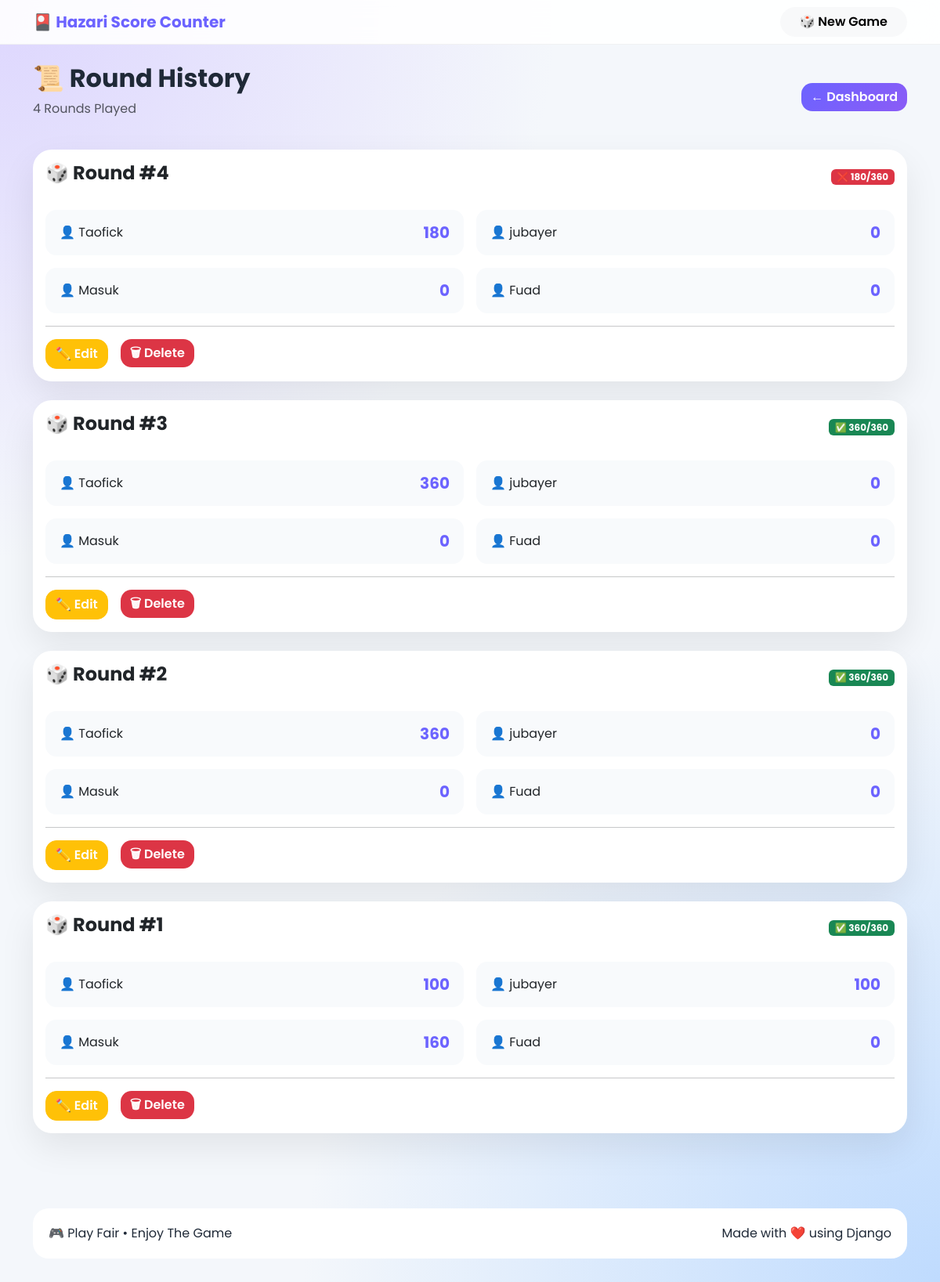
Page /game/2/history/ on the committed database.
### game/models.py (models this page shows, shortened)
class Round(models.Model):
    game = models.ForeignKey(
        Game,
        on_delete=models.CASCADE,
        related_name="rounds",
    )
    round_number = models.PositiveIntegerField()
    player1_score = models.PositiveIntegerField(
        validators=[MinValueValidator(0)]
    )
    player2_score = models.PositiveIntegerField(
        validators=[MinValueValidator(0)]
    )
    player3_score = models.PositiveIntegerField(
        validators=[MinValueValidator(0)]
    )
    player4_score = models.PositiveIntegerField(
        validators=[MinValueValidator(0)]
    )
    created_at = models.DateTimeField(auto_now_add=True)
    class Meta:
        ordering = ["-round_number"]
        unique_together = ("game", "round_number")
    @property
    def total_score(self):
        return (
            self.player1_score
            + self.player2_score
            + self.player3_score
            + self.player4_score
        )
    @property
    def is_valid(self):
        return self.total_score == ROUND_TOTAL

class Game(models.Model):
    target_score = models.PositiveIntegerField(
        default=1000
    )
    player1_name = models.CharField(max_length=50)
    player2_name = models.CharField(max_length=50)
    player3_name = models.CharField(max_length=50)
    player4_name = models.CharField(max_length=50)
    is_finished = models.BooleanField(default=False)
    created_at = models.DateTimeField(auto_now_add=True)
    class Meta:
        ordering = ["-created_at"]

### game/views.py (the view)
def history(request, pk):
    game = get_object_or_404(
        Game,
        pk=pk,
    )
    return render(
        request,
        "game/history.html",
        {
            "game": game,
            "rounds": get_rounds(game),
        },
    )

### game/services.py (called while the page is built)
def get_rounds(game):
    return game.rounds.order_by("-round_number")

### game/templates/game/history.html (shortened to what this page needs)
{% extends "base.html" %}
{% block content %}
<div class="d-flex justify-content-between align-items-center mb-4 flex-wrap">
    <div>
        <h2 class="fw-bold">
            📜 Round History
        </h2>
        <p class="text-muted">
            {{ rounds|length }} Rounds Played
        </p>
    </div>
    <a
        href="{% url 'game:game_detail' game.pk %}"
        class="btn btn-primary">
        ← Dashboard
    </a>
</div>
{% if rounds %}
{% for round in rounds %}
<div class="card history-card shadow-lg mb-4">
    <div class="card-body">
        <div class="d-flex justify-content-between align-items-center mb-4">
            <h4 class="fw-bold">
                🎲 Round #{{ round.round_number }}
            </h4>
            {% if round.is_valid %}
            <span class="badge bg-success">
                ✅ {{ round.total_score }}/360
            </span>
            {% else %}
            <span class="badge bg-danger">
                ❌ {{ round.total_score }}/360
            </span>
            {% endif %}
        </div>
        <div class="row g-3">
            <div class="col-md-6">
                <div class="player-history">
                    👤 {{ game.player1_name }}
                    <span>
                        {{ round.player1_score }}
                    </span>
                </div>
            </div>
            <div class="col-md-6">
                <div class="player-history">
                    👤 {{ game.player2_name }}
                    <span>
                        {{ round.player2_score }}
                    </span>
                </div>
            </div>
            <div class="col-md-6">
                <div class="player-history">
                    👤 {{ game.player3_name }}
                    <span>
                        {{ round.player3_score }}
                    </span>
                </div>
            </div>
            <div class="col-md-6">
                <div class="player-history">
                    👤 {{ game.player4_name }}
                    <span>
                        {{ round.player4_score }}
                    </span>
                </div>
            </div>
        </div>
        <hr>
        <div class="d-flex gap-3 flex-wrap">
            <a
                href="{% url 'game:edit_round' round.pk %}"
                class="btn btn-warning">
                ✏️ Edit
            </a>
            <form
                method="post"
                action="{% url 'game:delete_round' round.pk %}">
                <button
                    class="btn btn-danger"
                    onclick="return confirm('Delete Round {{ round.round_number }} ?')">
                    🗑 Delete
                </button>
            </form>
        </div>
    </div>
</div>
{% endfor %}
{% endif %}
{% endblock %}

### game/static/game/css/style.css (style rules this page uses)
:root { --primary:#6C63FF; --secondary:#7C3AED; --success:#10B981; --danger:#EF4444; --warning:#F59E0B; --dark:#111827; --light:#F8FAFC; --border:#E5E7EB; }
* { margin:0; padding:0; box-sizing:border-box; }
body { background:#F4F7FB; font-family:"Poppins",sans-serif; color:#1F2937; }
.card { border:none; border-radius:24px; transition:.25s; }
.shadow-lg { box-shadow: 0 18px 45px rgba(0,0,0,.08)!important; }
.btn { border-radius:14px; font-weight:600; }
.btn-primary { background:linear-gradient( 135deg, #6C63FF, #8B5CF6 ); border:none; }
.btn-danger { border:none; }
.btn-warning { color:white; }
.history-card { transition:.25s; }
.player-history { display:flex; justify-content:space-between; align-items:center; padding:14px 18px; background:#F8FAFC; border-radius:14px; }
.player-history span { font-size:20px; font-weight:700; color:var(--primary); }

### rows in the picture
Round: round_number "4", total_score "180", player1_score "180", player2_score "0", player3_score "0", player4_score "0"
Game: player1_name "Taofick", player2_name "jubayer", player3_name "Masuk", player4_name "Fuad"
Round: round_number "3", total_score "360", player1_score "360", player2_score "0", player3_score "0", player4_score "0"
Round: round_number "2", total_score "360", player1_score "360", player2_score "0", player3_score "0", player4_score "0"
Round: round_number "1", total_score "360", player1_score "100", player2_score "100", player3_score "160", player4_score "0"

### other values in the picture
{{ rounds|length }} "4"
